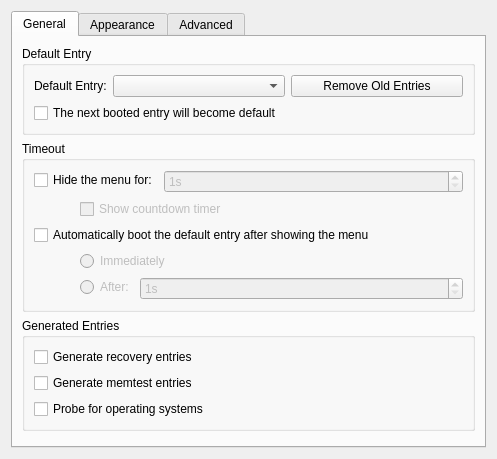
<?xml version="1.0" encoding="UTF-8"?>
<ui version="4.0">
 <class>KCMGRUB2</class>
 <widget class="QWidget" name="KCMGRUB2">
  <property name="geometry">
   <rect>
    <x>0</x>
    <y>0</y>
    <width>488</width>
    <height>459</height>
   </rect>
  </property>
  <layout class="QGridLayout" name="gridLayout_6">
   <item row="0" column="0">
    <widget class="KTabWidget" name="ktabwidget">
     <property name="currentIndex">
      <number>0</number>
     </property>
     <widget class="QWidget" name="tab">
      <attribute name="title">
       <string comment="@title:tab">General</string>
      </attribute>
      <layout class="QGridLayout" name="gridLayout_5">
       <item row="0" column="0">
        <widget class="QGroupBox" name="groupBox_default">
         <property name="title">
          <string comment="@title:group">Default Entry</string>
         </property>
         <layout class="QFormLayout" name="formLayout">
          <item row="0" column="0">
           <widget class="QLabel" name="label_default">
            <property name="text">
             <string comment="@label:listbox">Default Entry:</string>
            </property>
           </widget>
          </item>
          <item row="0" column="1">
           <layout class="QHBoxLayout" name="horizontalLayout">
            <item>
             <widget class="QComboBox" name="comboBox_default">
              <property name="sizeAdjustPolicy">
               <enum>QComboBox::AdjustToContents</enum>
              </property>
             </widget>
            </item>
            <item>
             <widget class="KPushButton" name="kpushbutton_remove">
              <property name="text">
               <string comment="@action:button">Remove Old Entries</string>
              </property>
             </widget>
            </item>
           </layout>
          </item>
          <item row="1" column="0" colspan="2">
           <widget class="QCheckBox" name="checkBox_savedefault">
            <property name="text">
             <string comment="@option:check">The next booted entry will become default</string>
            </property>
           </widget>
          </item>
         </layout>
        </widget>
       </item>
       <item row="1" column="0">
        <widget class="QGroupBox" name="groupBox_timeout">
         <property name="title">
          <string comment="@title:group">Timeout</string>
         </property>
         <layout class="QFormLayout" name="formLayout_4">
          <item row="0" column="0" colspan="2">
           <layout class="QFormLayout" name="formLayout_2">
            <item row="0" column="0">
             <widget class="QCheckBox" name="checkBox_hiddenTimeout">
              <property name="text">
               <string comment="@option:check">Hide the menu for:</string>
              </property>
             </widget>
            </item>
            <item row="0" column="1">
             <widget class="QSpinBox" name="spinBox_hiddenTimeout">
              <property name="enabled">
               <bool>false</bool>
              </property>
              <property name="suffix">
               <string comment="@label:spinbox seconds (suffix)">s</string>
              </property>
              <property name="minimum">
               <number>1</number>
              </property>
             </widget>
            </item>
           </layout>
          </item>
          <item row="1" column="0">
           <spacer name="horizontalSpacer_2">
            <property name="orientation">
             <enum>Qt::Horizontal</enum>
            </property>
            <property name="sizeType">
             <enum>QSizePolicy::Minimum</enum>
            </property>
            <property name="sizeHint" stdset="0">
             <size>
              <width>40</width>
              <height>20</height>
             </size>
            </property>
           </spacer>
          </item>
          <item row="1" column="1">
           <widget class="QCheckBox" name="checkBox_hiddenTimeoutShowTimer">
            <property name="enabled">
             <bool>false</bool>
            </property>
            <property name="text">
             <string comment="@option:check">Show countdown timer</string>
            </property>
           </widget>
          </item>
          <item row="2" column="0" colspan="2">
           <widget class="QCheckBox" name="checkBox_timeout">
            <property name="text">
             <string comment="@option:check">Automatically boot the default entry after showing the menu</string>
            </property>
           </widget>
          </item>
          <item row="3" column="0">
           <spacer name="horizontalSpacer_3">
            <property name="orientation">
             <enum>Qt::Horizontal</enum>
            </property>
            <property name="sizeHint" stdset="0">
             <size>
              <width>40</width>
              <height>20</height>
             </size>
            </property>
           </spacer>
          </item>
          <item row="3" column="1">
           <widget class="QRadioButton" name="radioButton_timeout0">
            <property name="enabled">
             <bool>false</bool>
            </property>
            <property name="text">
             <string comment="@option:radio">Immediately</string>
            </property>
           </widget>
          </item>
          <item row="4" column="0">
           <spacer name="horizontalSpacer_4">
            <property name="orientation">
             <enum>Qt::Horizontal</enum>
            </property>
            <property name="sizeHint" stdset="0">
             <size>
              <width>40</width>
              <height>21</height>
             </size>
            </property>
           </spacer>
          </item>
          <item row="4" column="1">
           <layout class="QFormLayout" name="formLayout_3">
            <item row="0" column="0">
             <widget class="QRadioButton" name="radioButton_timeout">
              <property name="enabled">
               <bool>false</bool>
              </property>
              <property name="text">
               <string comment="@option:radio">After:</string>
              </property>
             </widget>
            </item>
            <item row="0" column="1">
             <widget class="QSpinBox" name="spinBox_timeout">
              <property name="enabled">
               <bool>false</bool>
              </property>
              <property name="suffix">
               <string comment="@label:spinbox seconds (suffix)">s</string>
              </property>
              <property name="minimum">
               <number>1</number>
              </property>
             </widget>
            </item>
           </layout>
          </item>
         </layout>
        </widget>
       </item>
       <item row="2" column="0">
        <widget class="QGroupBox" name="groupBox">
         <property name="title">
          <string comment="@title:group">Generated Entries</string>
         </property>
         <layout class="QGridLayout" name="gridLayout_4">
          <item row="0" column="0">
           <widget class="QCheckBox" name="checkBox_recovery">
            <property name="text">
             <string comment="@option:check">Generate recovery entries</string>
            </property>
           </widget>
          </item>
          <item row="1" column="0">
           <widget class="QCheckBox" name="checkBox_memtest">
            <property name="text">
             <string comment="@option:check">Generate memtest entries</string>
            </property>
           </widget>
          </item>
          <item row="2" column="0">
           <widget class="QCheckBox" name="checkBox_osProber">
            <property name="text">
             <string comment="@option:check">Probe for operating systems</string>
            </property>
           </widget>
          </item>
         </layout>
        </widget>
       </item>
       <item row="3" column="0">
        <spacer name="verticalSpacer">
         <property name="orientation">
          <enum>Qt::Vertical</enum>
         </property>
         <property name="sizeHint" stdset="0">
          <size>
           <width>20</width>
           <height>43</height>
          </size>
         </property>
        </spacer>
       </item>
      </layout>
     </widget>
     <widget class="QWidget" name="tab_3">
      <attribute name="title">
       <string comment="@title:tab">Appearance</string>
      </attribute>
      <layout class="QGridLayout" name="gridLayout_3">
       <item row="0" column="0">
        <widget class="QGroupBox" name="groupBox_resolutions">
         <property name="title">
          <string comment="@title:group">Resolutions</string>
         </property>
         <layout class="QFormLayout" name="formLayout_9">
          <item row="0" column="0">
           <widget class="QLabel" name="label_gfxmode">
            <property name="text">
             <string comment="@label:listbox">GRUB:</string>
            </property>
           </widget>
          </item>
          <item row="0" column="1">
           <widget class="QComboBox" name="comboBox_gfxmode">
            <property name="sizeAdjustPolicy">
             <enum>QComboBox::AdjustToContents</enum>
            </property>
           </widget>
          </item>
          <item row="1" column="0">
           <widget class="QLabel" name="label_gfxpayload">
            <property name="text">
             <string comment="@label:listbox">Linux Kernel:</string>
            </property>
           </widget>
          </item>
          <item row="1" column="1">
           <widget class="QComboBox" name="comboBox_gfxpayload">
            <property name="sizeAdjustPolicy">
             <enum>QComboBox::AdjustToContents</enum>
            </property>
           </widget>
          </item>
         </layout>
        </widget>
       </item>
       <item row="1" column="0">
        <widget class="QGroupBox" name="groupBox_colors">
         <property name="title">
          <string comment="@title:group">Colors</string>
         </property>
         <layout class="QGridLayout" name="gridLayout">
          <item row="0" column="0">
           <layout class="QFormLayout" name="formLayout_11">
            <item row="0" column="0">
             <widget class="QLabel" name="label_normalForeground">
              <property name="text">
               <string comment="@label:chooser">Normal Foreground (Text):</string>
              </property>
             </widget>
            </item>
            <item row="0" column="1">
             <widget class="QComboBox" name="comboBox_normalForeground"/>
            </item>
            <item row="1" column="0">
             <widget class="QLabel" name="label_highlightForeground">
              <property name="text">
               <string comment="@label:chooser">Highlight Foreground (Text):</string>
              </property>
             </widget>
            </item>
            <item row="1" column="1">
             <widget class="QComboBox" name="comboBox_highlightForeground"/>
            </item>
           </layout>
          </item>
          <item row="0" column="1">
           <layout class="QFormLayout" name="formLayout_10">
            <item row="0" column="0">
             <widget class="QLabel" name="label_normalBackground">
              <property name="text">
               <string comment="@label:chooser">Normal Background:</string>
              </property>
             </widget>
            </item>
            <item row="0" column="1">
             <widget class="QComboBox" name="comboBox_normalBackground"/>
            </item>
            <item row="1" column="0">
             <widget class="QLabel" name="label_highlightBackground">
              <property name="text">
               <string comment="@label:chooser">Highlight Background:</string>
              </property>
             </widget>
            </item>
            <item row="1" column="1">
             <widget class="QComboBox" name="comboBox_highlightBackground"/>
            </item>
           </layout>
          </item>
         </layout>
        </widget>
       </item>
       <item row="2" column="0">
        <widget class="QGroupBox" name="groupBox_background">
         <property name="title">
          <string comment="@title:group">Background</string>
         </property>
         <layout class="QFormLayout" name="formLayout_12">
          <item row="0" column="0">
           <widget class="QLabel" name="label_background">
            <property name="text">
             <string comment="@label:textbox">Wallpaper:</string>
            </property>
           </widget>
          </item>
          <item row="0" column="1">
           <layout class="QHBoxLayout" name="horizontalLayout_7">
            <item>
             <widget class="KUrlRequester" name="kurlrequester_background"/>
            </item>
            <item>
             <widget class="KPushButton" name="kpushbutton_preview">
              <property name="text">
               <string comment="@action:button">Preview</string>
              </property>
             </widget>
            </item>
            <item>
             <widget class="KPushButton" name="kpushbutton_create">
              <property name="text">
               <string comment="@action:button">Create</string>
              </property>
             </widget>
            </item>
           </layout>
          </item>
          <item row="1" column="0">
           <widget class="QLabel" name="label_theme">
            <property name="text">
             <string comment="@label:textbox">Theme:</string>
            </property>
           </widget>
          </item>
          <item row="1" column="1">
           <widget class="KUrlRequester" name="kurlrequester_theme"/>
          </item>
         </layout>
        </widget>
       </item>
       <item row="3" column="0">
        <spacer name="verticalSpacer_3">
         <property name="orientation">
          <enum>Qt::Vertical</enum>
         </property>
         <property name="sizeHint" stdset="0">
          <size>
           <width>20</width>
           <height>69</height>
          </size>
         </property>
        </spacer>
       </item>
      </layout>
     </widget>
     <widget class="QWidget" name="tab_2">
      <attribute name="title">
       <string comment="@title:tab">Advanced</string>
      </attribute>
      <layout class="QGridLayout" name="gridLayout_2">
       <item row="0" column="0">
        <widget class="QGroupBox" name="groupBox_linux">
         <property name="title">
          <string comment="@title:group">Linux Kernel Arguments</string>
         </property>
         <layout class="QFormLayout" name="formLayout_8">
          <item row="0" column="0">
           <widget class="QLabel" name="label_cmdlineDefault">
            <property name="text">
             <string comment="@label:textbox">Normal Entries:</string>
            </property>
           </widget>
          </item>
          <item row="0" column="1">
           <layout class="QHBoxLayout" name="horizontalLayout_2">
            <item>
             <widget class="QLineEdit" name="lineEdit_cmdlineDefault"/>
            </item>
            <item>
             <widget class="KPushButton" name="kpushbutton_cmdlineDefaultSuggestions">
              <property name="text">
               <string comment="@action:button">Suggestions</string>
              </property>
             </widget>
            </item>
           </layout>
          </item>
          <item row="1" column="0">
           <widget class="QLabel" name="label_cmdline">
            <property name="text">
             <string comment="@label:textbox">All Entries:</string>
            </property>
           </widget>
          </item>
          <item row="1" column="1">
           <layout class="QHBoxLayout" name="horizontalLayout_3">
            <item>
             <widget class="QLineEdit" name="lineEdit_cmdline"/>
            </item>
            <item>
             <widget class="KPushButton" name="kpushbutton_cmdlineSuggestions">
              <property name="text">
               <string comment="@action:button">Suggestions</string>
              </property>
             </widget>
            </item>
           </layout>
          </item>
         </layout>
        </widget>
       </item>
       <item row="1" column="0">
        <widget class="QGroupBox" name="groupBox_terminal">
         <property name="title">
          <string comment="@title:group">Terminal</string>
         </property>
         <layout class="QFormLayout" name="formLayout_7">
          <item row="0" column="0">
           <widget class="QLabel" name="label_terminal">
            <property name="text">
             <string comment="@label:textbox">Terminal:</string>
            </property>
           </widget>
          </item>
          <item row="0" column="1">
           <layout class="QHBoxLayout" name="horizontalLayout_4">
            <item>
             <widget class="QLineEdit" name="lineEdit_terminal"/>
            </item>
            <item>
             <widget class="KPushButton" name="kpushbutton_terminalSuggestions">
              <property name="text">
               <string comment="@action:button">Suggestions</string>
              </property>
             </widget>
            </item>
           </layout>
          </item>
          <item row="1" column="0">
           <widget class="QLabel" name="label_terminalInput">
            <property name="text">
             <string comment="@label:textbox">Input Terminal:</string>
            </property>
           </widget>
          </item>
          <item row="1" column="1">
           <layout class="QHBoxLayout" name="horizontalLayout_5">
            <item>
             <widget class="QLineEdit" name="lineEdit_terminalInput"/>
            </item>
            <item>
             <widget class="KPushButton" name="kpushbutton_terminalInputSuggestions">
              <property name="text">
               <string comment="@action:button">Suggestions</string>
              </property>
             </widget>
            </item>
           </layout>
          </item>
          <item row="2" column="0">
           <widget class="QLabel" name="label_terminalOutput">
            <property name="text">
             <string comment="@label:textbox">Output Terminal:</string>
            </property>
           </widget>
          </item>
          <item row="2" column="1">
           <layout class="QHBoxLayout" name="horizontalLayout_6">
            <item>
             <widget class="QLineEdit" name="lineEdit_terminalOutput"/>
            </item>
            <item>
             <widget class="KPushButton" name="kpushbutton_terminalOutputSuggestions">
              <property name="text">
               <string comment="@action:button">Suggestions</string>
              </property>
             </widget>
            </item>
           </layout>
          </item>
         </layout>
        </widget>
       </item>
       <item row="2" column="0">
        <widget class="QGroupBox" name="groupBox_other">
         <property name="title">
          <string comment="@title:group">Other</string>
         </property>
         <layout class="QFormLayout" name="formLayout_5">
          <item row="0" column="0">
           <widget class="QLabel" name="label_distributor">
            <property name="text">
             <string comment="@label:textbox">Distributor:</string>
            </property>
           </widget>
          </item>
          <item row="0" column="1">
           <widget class="QLineEdit" name="lineEdit_distributor"/>
          </item>
          <item row="1" column="0">
           <widget class="QLabel" name="label_serial">
            <property name="text">
             <string comment="@label:textbox">Serial Command:</string>
            </property>
           </widget>
          </item>
          <item row="1" column="1">
           <widget class="QLineEdit" name="lineEdit_serial"/>
          </item>
          <item row="2" column="0">
           <widget class="QLabel" name="label_initTune">
            <property name="text">
             <string comment="@label:textbox">Init Tune:</string>
            </property>
           </widget>
          </item>
          <item row="2" column="1">
           <widget class="QLineEdit" name="lineEdit_initTune"/>
          </item>
          <item row="3" column="0">
           <widget class="QLabel" name="label_uuid">
            <property name="text">
             <string comment="@option:check">Enable UUIDs:</string>
            </property>
           </widget>
          </item>
          <item row="3" column="1">
           <widget class="QCheckBox" name="checkBox_uuid"/>
          </item>
         </layout>
        </widget>
       </item>
       <item row="3" column="0">
        <spacer name="verticalSpacer_2">
         <property name="orientation">
          <enum>Qt::Vertical</enum>
         </property>
         <property name="sizeHint" stdset="0">
          <size>
           <width>20</width>
           <height>43</height>
          </size>
         </property>
        </spacer>
       </item>
      </layout>
     </widget>
    </widget>
   </item>
  </layout>
 </widget>
 <customwidgets>
  <customwidget>
   <class>KUrlRequester</class>
   <extends>QFrame</extends>
   <header>kurlrequester.h</header>
  </customwidget>
  <customwidget>
   <class>KPushButton</class>
   <extends>QPushButton</extends>
   <header>kpushbutton.h</header>
  </customwidget>
  <customwidget>
   <class>KTabWidget</class>
   <extends>QTabWidget</extends>
   <header>ktabwidget.h</header>
   <container>1</container>
  </customwidget>
 </customwidgets>
 <resources/>
 <connections>
  <connection>
   <sender>checkBox_hiddenTimeout</sender>
   <signal>toggled(bool)</signal>
   <receiver>checkBox_hiddenTimeoutShowTimer</receiver>
   <slot>setEnabled(bool)</slot>
   <hints>
    <hint type="sourcelabel">
     <x>48</x>
     <y>185</y>
    </hint>
    <hint type="destinationlabel">
     <x>101</x>
     <y>214</y>
    </hint>
   </hints>
  </connection>
  <connection>
   <sender>checkBox_timeout</sender>
   <signal>toggled(bool)</signal>
   <receiver>radioButton_timeout0</receiver>
   <slot>setEnabled(bool)</slot>
   <hints>
    <hint type="sourcelabel">
     <x>41</x>
     <y>236</y>
    </hint>
    <hint type="destinationlabel">
     <x>79</x>
     <y>265</y>
    </hint>
   </hints>
  </connection>
  <connection>
   <sender>checkBox_timeout</sender>
   <signal>toggled(bool)</signal>
   <receiver>radioButton_timeout</receiver>
   <slot>setEnabled(bool)</slot>
   <hints>
    <hint type="sourcelabel">
     <x>68</x>
     <y>240</y>
    </hint>
    <hint type="destinationlabel">
     <x>94</x>
     <y>289</y>
    </hint>
   </hints>
  </connection>
  <connection>
   <sender>checkBox_hiddenTimeout</sender>
   <signal>toggled(bool)</signal>
   <receiver>spinBox_hiddenTimeout</receiver>
   <slot>setEnabled(bool)</slot>
   <hints>
    <hint type="sourcelabel">
     <x>132</x>
     <y>188</y>
    </hint>
    <hint type="destinationlabel">
     <x>181</x>
     <y>187</y>
    </hint>
   </hints>
  </connection>
  <connection>
   <sender>radioButton_timeout</sender>
   <signal>toggled(bool)</signal>
   <receiver>spinBox_timeout</receiver>
   <slot>setEnabled(bool)</slot>
   <hints>
    <hint type="sourcelabel">
     <x>113</x>
     <y>288</y>
    </hint>
    <hint type="destinationlabel">
     <x>146</x>
     <y>288</y>
    </hint>
   </hints>
  </connection>
 </connections>
</ui>
